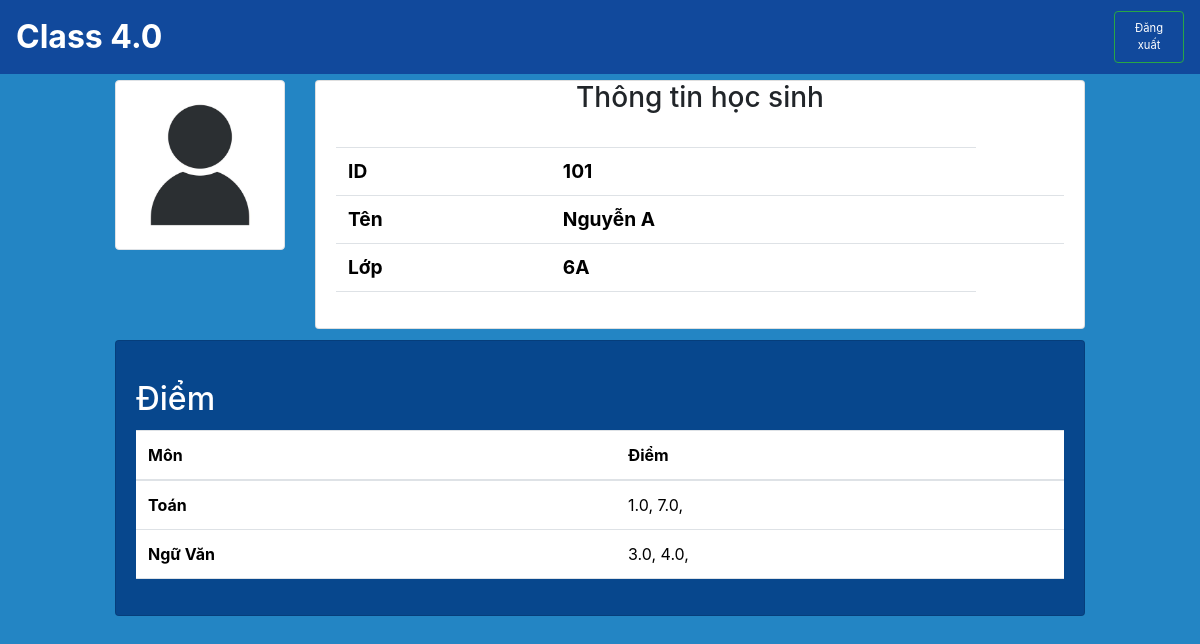
The app's page /studentportal/101/, older data.
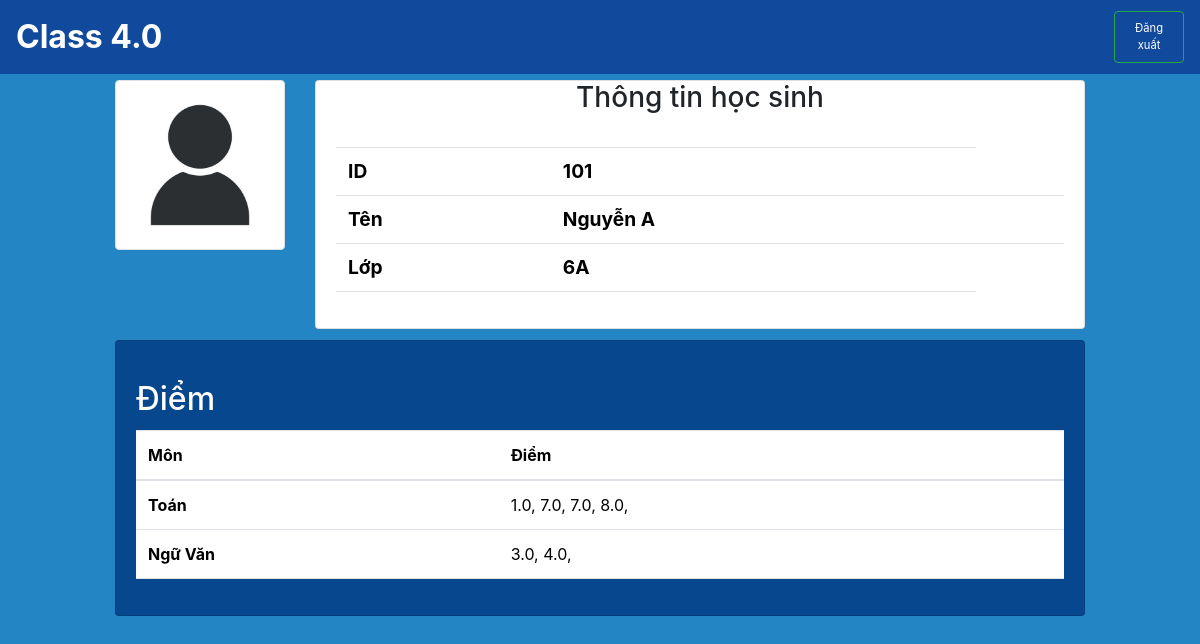
The same page, newer data.
### SM/models.py (models this page shows, shortened)
class Student(models.Model):
    id = models.IntegerField(primary_key=True)
    name = models.CharField(max_length=100,blank=False, null=False)
    classroom = models.ForeignKey(Classroom, on_delete=models.CASCADE, related_name='student') # cho phép classroom truy vấn được các student của mình

class Classroom(models.Model):
    name = models.CharField(primary_key=True,max_length=10)
    manager = models.ForeignKey('app_User.Teacher', on_delete=models.CASCADE,related_name='classroom') # 1 lớp chỉ có 1 giáo viên và ngược lại

class Subject (models.Model):
    id = models.CharField(primary_key=True, max_length = 10)
    name = models.CharField(max_length = 100,blank=False, null=False) # cần đảm bảo bắt buôc phải có

class Mark(models.Model):
    student = models.ForeignKey(Student, on_delete=models.CASCADE,related_name='marks')
    subject= models.ForeignKey(Subject, on_delete=models.CASCADE)
    scores = models.FloatField(models.FloatField(), blank=True, null=True)

### StudentPortal/views.py (the view)
# urls.py: path('<int:student>/', views.student_lookup, name= 'Lookup'),
def student_lookup(request, student):
    student = get_object_or_404(Student, id=student)
    marks = student.marks.all()
    classroom = student.classroom
    classroomsubjects = ClassroomSubject.objects.filter(classroom=classroom).first()
    subjects = classroomsubjects.subject.all()
    marks_by_subject = {}
    for mark in marks:
        if mark.subject.name not in marks_by_subject:
            marks_by_subject[mark.subject.name] = [mark.scores]
        else:
            marks_by_subject[mark.subject.name].append(mark.scores)
    context = {
        'student': student,
        'marks': marks,
        'student_of_subjects': subjects,
        'marks_by_subject': marks_by_subject,
    }
    return render(request, 'lookup.html',context)

### StudentPortal/templates/lookup.html (shortened to what this page needs)
{% extends "base.html" %}
{% load static %}
{% block content %}
<div class="row">
    <div class="col-1"></div>
    <div class="col-2">
        <img src="{% static "illustration-of-human-icon-user-symbol-icon-modern-design-on-blank-background-free-vector.jpg" %}" class="img-thumbnail" alt="...">
    </div>
    <div class="col-8">
        <div class="card">
            <h3 class="card-title text-center">Thông tin học sinh</h3>
            <div class="card-body">
                <table class="table">
                    <tbody>
                    <tr>
                        <th class="display-6 font-weight-bold" style="font-size: 1.2em" scope="row">ID</th>
                        <td class="display-6 font-weight-bold" style="font-size: 1.2em">{{ student.id }}</td>
                    </tr>
                    <tr>
                        <th class="display-6 font-weight-bold" style="font-size: 1.2em" scope="row">Tên</th>
                        <td class="display-6 font-weight-bold" style="font-size: 1.2em">{{ student.name }}<td>
                    </tr>
                    <tr>
                        <th class="display-6 font-weight-bold" style="font-size: 1.2em" scope="row">Lớp</th>
                        <td class="display-6 font-weight-bold" style="font-size: 1.2em">{{ student.classroom.name }}</td>
                    </tr>
                    </tbody>
                </table>
            </div>
        </div>
    </div>
    <div class="col-1"></div>
</div>
<div class="row" style="margin-top: 1%">
    <div class="col-1"></div>
    <div class="col-10">
        <div class="card" style="background-color: #07478D">
            <div class="card-body">
                <h2 class="card-title text-white" style="margin-top: 2%;">Điểm</h2>
                <table class="table">
                    <thead>
                    <tr>
                        <th scope="col">Môn</th>
                        <th scope="col">Điểm</th>
                    </tr>
                    </thead>
                    <tbody>
                        {% for subject, scores in marks_by_subject.items %}
                        <tr>
                            <th scope="row">{{ subject }}</th>
                            <td>
                                {% for score in scores %}
                                {{ score }},
                                {% endfor %}
                            </td>
                        </tr>
                        {% endfor %}
                    </tbody>
                </table>
            </div>
        </div>
    </div>
    <div class="col-1"></div>
</div>
{% endblock content %}

### templates/base.html (shortened to what this page needs)
{% load static %}
<!DOCTYPE html>
<html>
    <head>
        <link href="https://cdn.jsdelivr.net/npm/bootstrap@5.3.2/dist/css/bootstrap.min.css" rel="stylesheet">
        <link rel="stylesheet" href="https://cdn.jsdelivr.net/npm/bootstrap@4.3.1/dist/css/bootstrap.min.css">
    </head>
    <body style="background-color: #2385C4;">
        <nav class="navbar navbar-expand-lg navbar-dark fixed-top" style="background-color: #11499C">
              <div class="collapse navbar-collapse row" id="navbarTogglerDemo02">
                <div class="col-2">
                  <a class="navbar-brand font-weight-bold text-white" style="font-size: 2em" aria-current="page" style="font-size: 2em" href="/home"  title="Go Home" >Class 4.0</a>
                </div>
                <div class="col-1">
                    <ul class="navbar-nav ml-auto">
                      <li class="nav-item ml-auto">
                        <a class="nav-link text-white btn btn-outline-success" style="font-size:0.7em" href="{% url 'logout' %}">Đăng xuất</a>
                      </li>
                    </ul>
                </div>
              </div>
        </nav>
      <div class="container-fluid" style="margin-top: 80px;margin-bottom: 80px">
        {% block content %}
        {% endblock content %}
      </div>
    </body>
</html>

### templates/base.html (style rules this page uses)
body { margin: 0; padding: 0; height: 100vh; width: 100vw; overflow-x: hidden; }

Row changes from the older to the newer data that the page shows:
added Mark: scores "7.0"
added Mark: scores "8.0"
